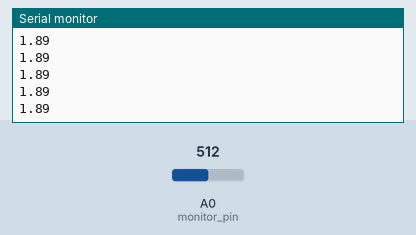
Recording of a sketch running on a simulated Arduino Uno, built with avr-gcc and run on an emulated ATmega328P. Shown: the last lines printed to the serial monitor. The inputs (shaded band) are chosen by the test bench; at power-on: A0 (monitor_pin) = 512.

Above: at 1.2 s.
1.3 s: A0 (monitor_pin) set to 716
At 1.38 s:
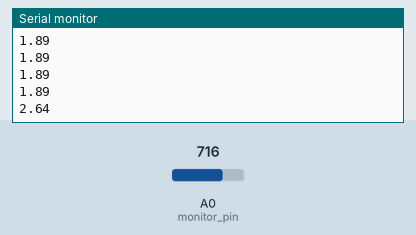
2.8 s: A0 (monitor_pin) set to 900
At 2.84 s:
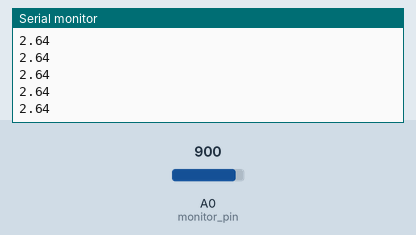
Timing chart, 0 to 5.8 s (numbered marks = the images above; inputs shaded):
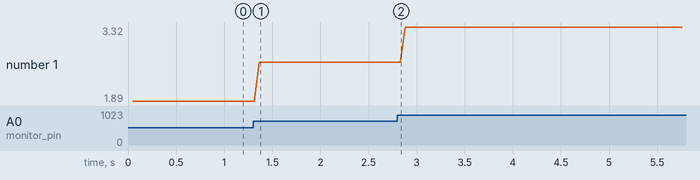

Measured:
- after the input at 1.3 s, the serial monitor: prints a new line after 0.06 s (image 1)
- plotted number 1: 1.89 → 2.64 after the input at 1.3 s, 2.64 → 3.32 after the input at 2.8 s

The sketch:

monitor.ino
```cpp
int monitor_pin = A0;

void setup() {
  Serial.begin(9600);
}

void loop() {
  int val=analogRead(monitor_pin);
  float v = (float)val / 4064 * 5;
  delay(50);
  Serial.println(v * 3);
  //Serial.print(" ");
  //Serial.print(val);
}
```
